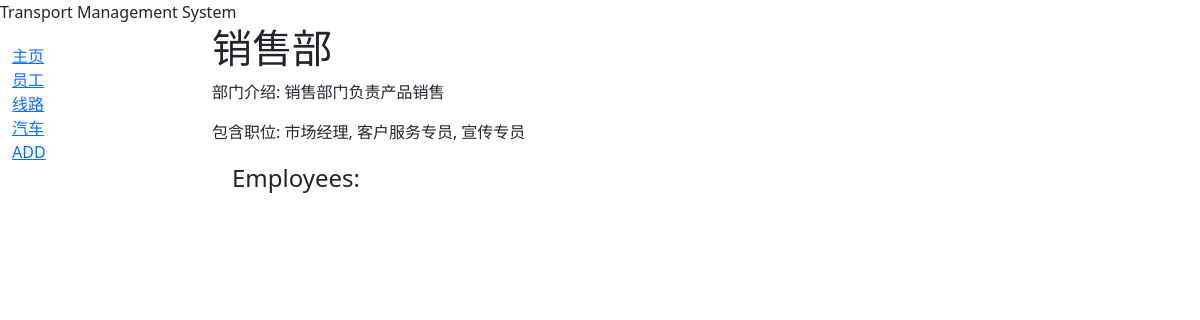
/catalog/department/2, run on an earlier commit of the app's database.
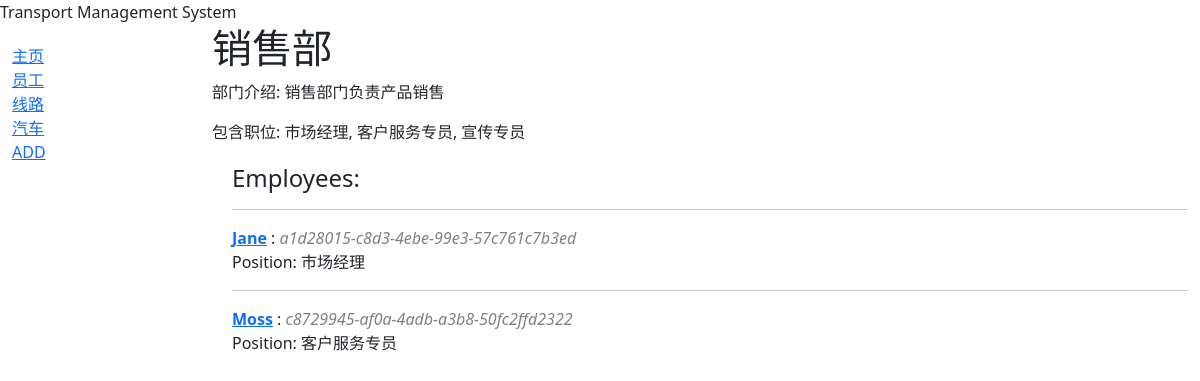
And on a later commit of the database.
### catalog/models.py (models this page shows, shortened)
class Department(models.Model):
    dName = models.CharField(max_length=200)
    dSummary = models.TextField(
        max_length=1000, help_text="Enter a description of the department"
    )
    positions = models.ManyToManyField(Position, help_text="Select a position for this department", blank=True)
    class Meta:
        ordering = ['dName']

class Position(models.Model):
    pName = models.CharField(
        max_length=200,
        unique=True,
        help_text="Enter a position (e.g. Driver ...)"
    )
    def __str__(self):
        return self.pName
    class Meta:
        constraints = [
            UniqueConstraint(
                Lower('pName'),
                name='position_pname_case_insensitive_unique',
                violation_error_message = "Genre already exists (case insensitive match)"
            ),
        ]

class Employee(models.Model):
    id = models.UUIDField(primary_key=True, default=uuid.uuid4,
                          help_text="Unique ID for this particular Employee")
    eName = models.CharField(max_length=200)
    birthDate = models.DateField(help_text="Enter the employee's birth date")
    eResume = models.TextField(max_length=1000, help_text="Enter the description of this staff")
    hireDate = models.DateField(help_text="Enter the employee's hired date")
    eSalary = models.DecimalField(
        max_digits=10,
        decimal_places=2,
        help_text="Enter the employee's monthly salary"
    )
    department = models.ForeignKey(Department, on_delete=models.RESTRICT, null=True,help_text="Select a department for this employee")
    position = models.ForeignKey(Position, on_delete=models.RESTRICT, null=True, help_text="Select a position for this employee")
    class Meta:
        ordering = ['eName']
    def get_absolute_url(self):
        return reverse('employee-detail', args=[str(self.id)])

### catalog/views.py (the view)
# urls.py: path('department/<int:pk>',views.DepartmentDetailView.as_view(), name='department-detail'),
class DepartmentDetailView(generic.DetailView):
    model = Department
    def get_context_data(self, **kwargs):
        context = super().get_context_data(**kwargs)
        context['employees'] = Employee.objects.filter(department=self.object)
        return context

### catalog/templates/catalog/department_detail.html (shortened to what this page needs)
{% extends "base_generic.html" %}
{% block content %}
  <h1>{{ department.dName }}</h1>
  <p>部门介绍: {{ department.dSummary }}</a></p>
  <p>包含职位:  {{ department.positions.all|join:", " }}</p>
  <div style="margin-left:20px;margin-top:20px">
    <h4>Employees:</h4>
    {% for employee in employees %}
      <hr />
      <p>
        <strong><a href="{{employee.get_absolute_url}}">{{ employee.eName }}</a></strong> :<span style="font-style: italic; color: gray;"> {{ employee.id }}</span> <br/>
        Position: {{ employee.position.pName }}
    </p>
    {% endfor %}
  </div>
{% endblock %}

### catalog/templates/base_generic.html (shortened to what this page needs)
<!DOCTYPE html>
<html lang="en-US">
  <head>
    <link href="https://cdn.jsdelivr.net/npm/bootstrap@5.3.3/dist/css/bootstrap.min.css"
      rel="stylesheet"
>
    {% load static %}
    <link rel="stylesheet" href="{% static 'css/styles.css' %}" />
  </head>
  <body>
    <header>
        Transport Management System
    </header>
    <div class="container-fluid">
      <div class="row">
        <div class="col-sm-2">
          {% block sidebar %}
            <ul class="sidebar-nav">
              <li><a href="{% url 'index' %}">主页</a></li>
              <li><a href="{% url 'departments' %}">员工</a></li>
              <li><a href="">线路</a></li>
              <li><a href="">汽车</a></li>
              <li><a href="{% url 'add-employee' %}">ADD</a></li>
            </ul>
          {% endblock %}
        </div>
        <div class="col-sm-10 ">{% block content %}{% endblock %}</div>
      </div>
    </div>
  </body>
</html>

### catalog/templates/css/styles.css (style rules this page uses)
.sidebar-nav { margin-top: 20px; padding: 0; list-style: none; }

What changed in the data, as far as the page shows it:
added Employee: eName "Jane", id "a1d28015-c8d3-4ebe-99e3-57c761c7b3ed", position.pName "市场经理"
added Employee: eName "Moss", id "c8729945-af0a-4adb-a3b8-50fc2ffd2322", position.pName "客户服务专员"
